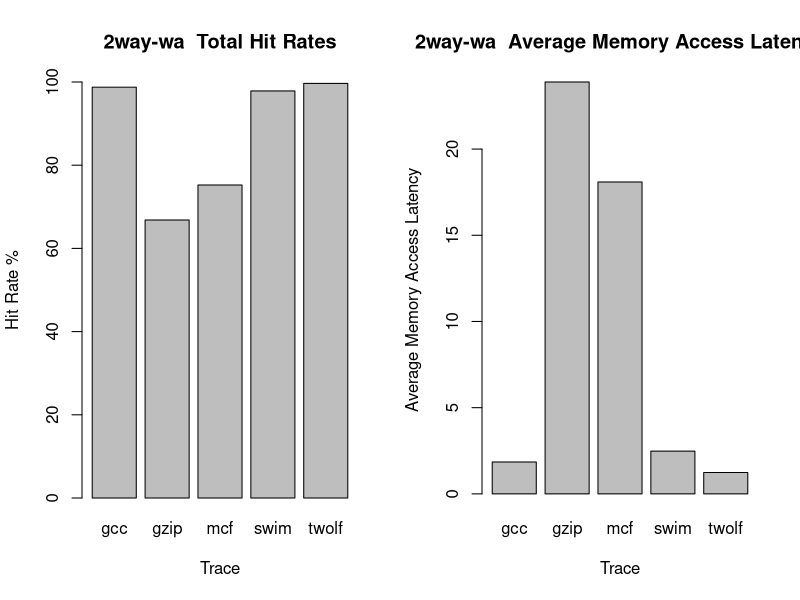
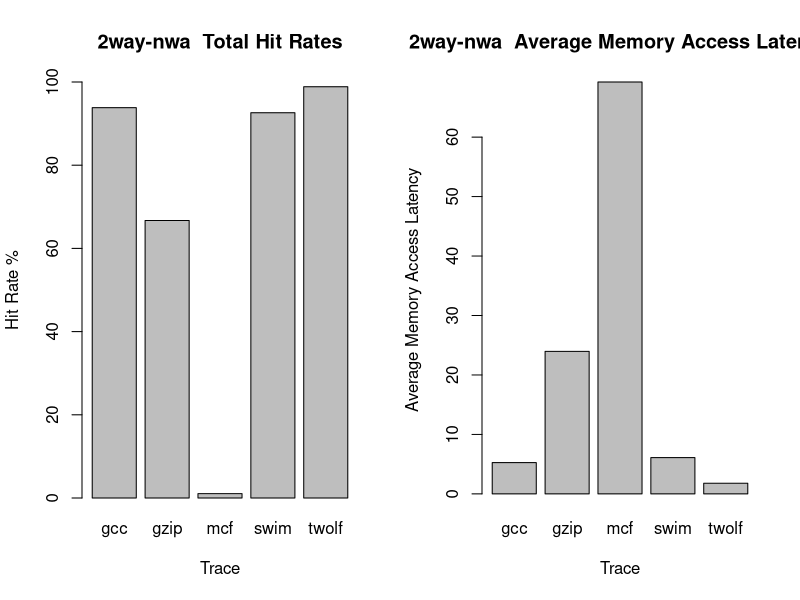
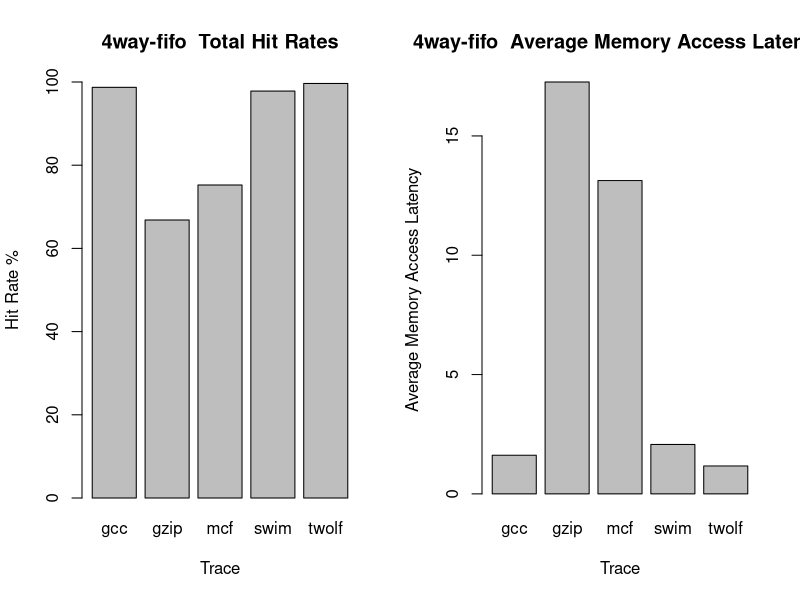
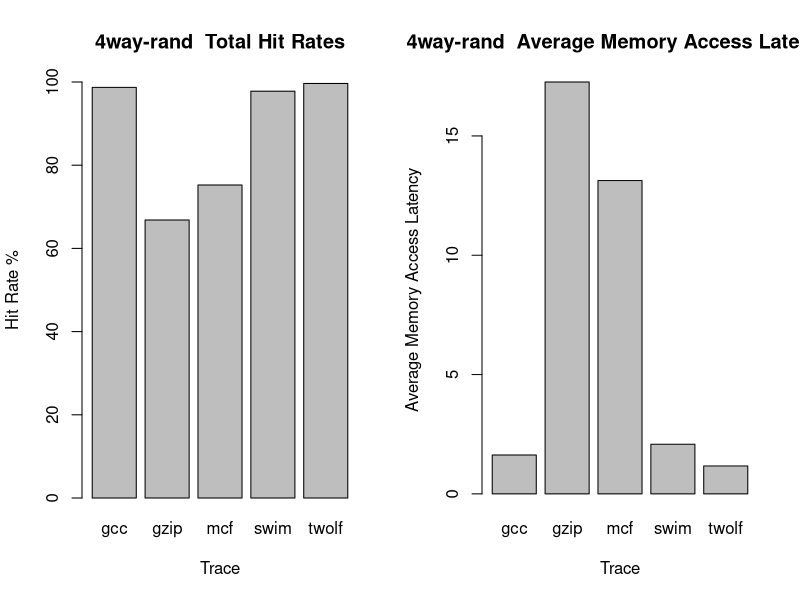
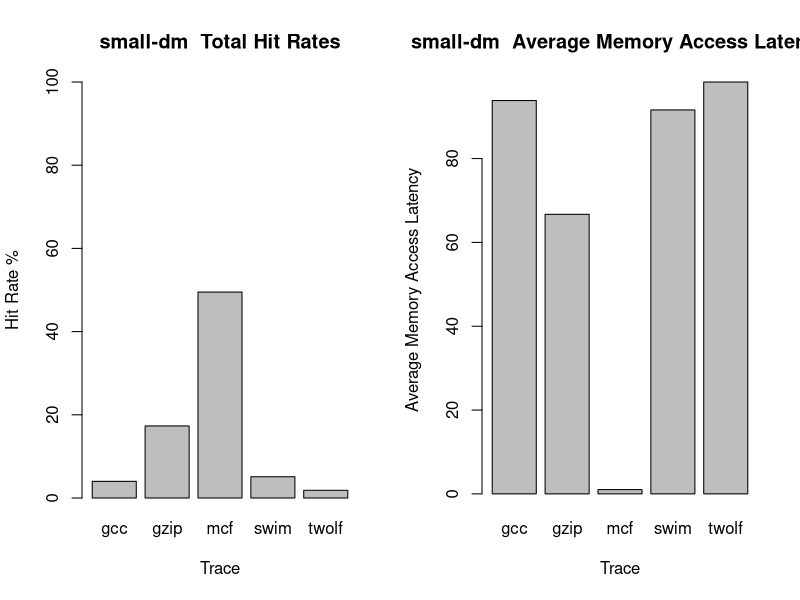
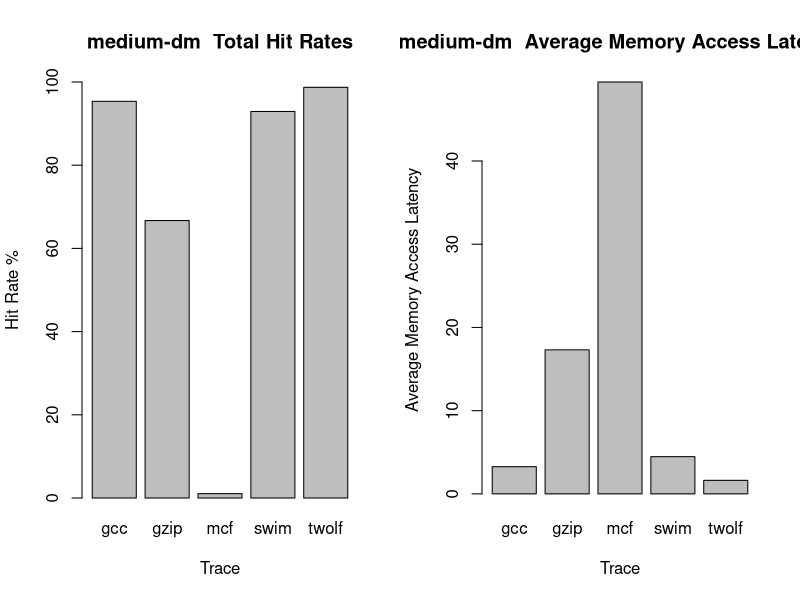
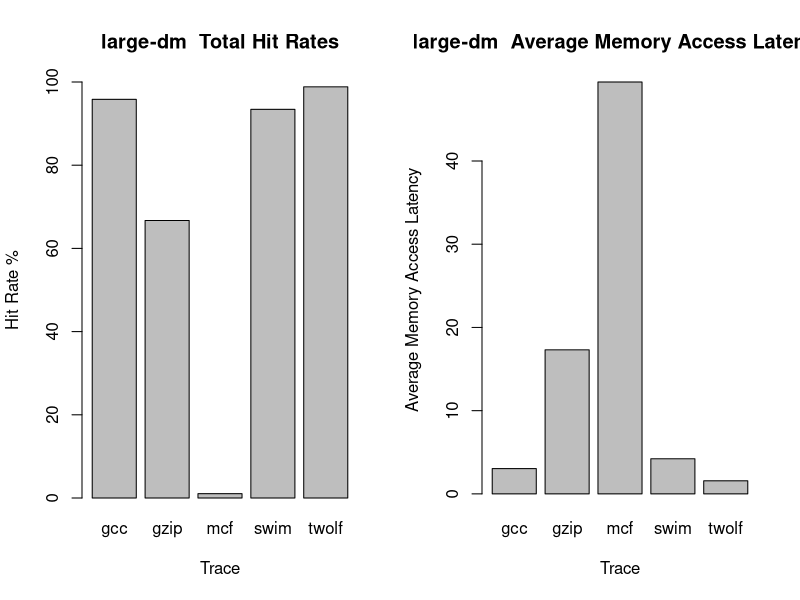
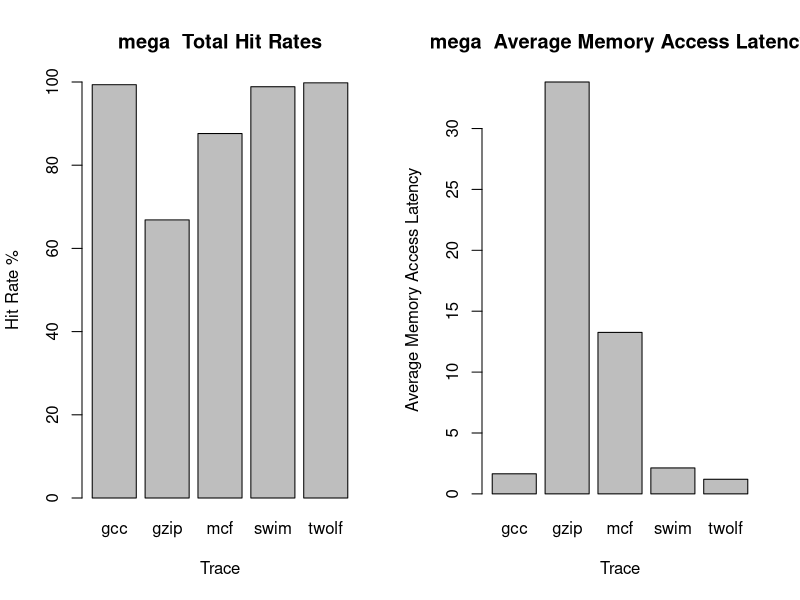

These figures' R source, in order:
configs <- c(
	"2way_wa",
	"2way_nwa",
	"4way_fifo",
	"4way_rand",
	"small_dm",
	"medium_dm",
	"large_dm",
	"mega")

traces <- c(
	"gcc",
	"gzip",
	"mcf",
	"swim",
	"twolf")

make_plots <- function(conf, thp, amal) {

	dev.new(width = 400, height = 200, unit = "px", noRStudioGD = TRUE)
	par(mfrow=c(1,2))

	barplot(thp,
		names.arg=traces,
		ylim=c(0,100),
		xlab="Trace",
		ylab="Hit Rate %",
		main=paste(conf, " Total Hit Rates"))

	barplot(amal,
		names.arg=traces,
		xlab="Trace",
		ylab="Average Memory Access Latency",
		main=paste(conf, " Average Memory Access Latency"))
}

#===============================
# 2way-wa.conf

conf <- "2way-wa"
thp <- c(98.76, 66.83, 75.24, 97.85, 99.66)
amal <- c(1.85, 23.89, 18.09, 2.48, 1.24)
make_plots(conf, thp, amal);

#===============================
# 2way-nwa.conf

conf <- "2way-nwa"
thp <- c(93.83, 66.71, 1.05, 92.61, 98.86)
amal <- c(5.26, 23.97, 69.27, 6.10, 1.79)
make_plots(conf, thp, amal);

#===============================
# 4way-fifo.conf

conf <- "4way-fifo"
thp <- c(98.72, 66.83, 75.24, 97.82, 99.65)
amal <- c(1.62, 17.26, 13.13, 2.07, 1.17)
make_plots(conf, thp, amal);

#===============================
# 4way-rand.conf

conf <- "4way-rand"
thp <- c(98.71, 66.83, 75.24, 97.79, 99.65)
amal <- c(1.63, 17.26, 13.13, 2.08, 1.17)
make_plots(conf, thp, amal);

#===============================
# small-dm.conf

conf <- "small-dm"
thp <- c(4.01, 17.32, 49.50, 5.11, 1.85)
amal <- c(93.85, 66.70, 1.02, 91.61, 98.27)
make_plots(conf, thp, amal);

#===============================
# medium-dm.conf

conf <- "medium-dm"
thp <- c(95.36, 66.70, 1.04, 92.92, 98.72)
amal <- c(3.27, 17.31, 49.49, 4.47, 1.63)
make_plots(conf, thp, amal);

#===============================
# large-dm.conf

conf <- "large-dm"
thp <- c(95.83, 66.71, 1.04, 93.43, 98.84)
amal <- c(3.04, 17.31, 49.49, 4.22, 1.57)
make_plots(conf, thp, amal);

#===============================
# mega.conf

conf <- "mega"
thp <- c(99.35, 66.85, 87.61, 98.86, 99.80)
amal <- c(1.65, 33.82, 13.26, 2.13, 1.20)
make_plots(conf, thp, amal);
